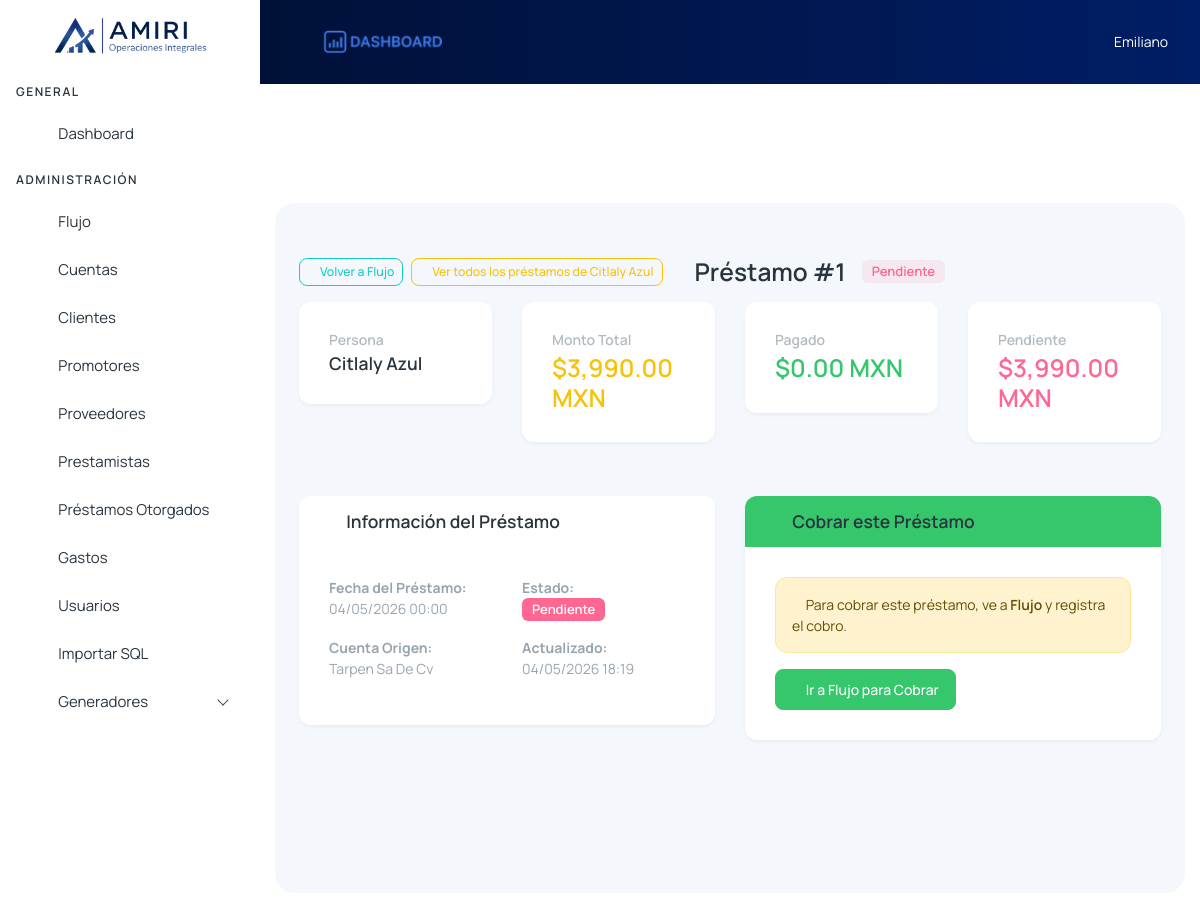
Page /detalle-prestamo-otorgado.php?id=1 (signed in) on the committed database.
### tables this page shows
CREATE TABLE `prestamos_otorgados` (
  `id` int(11) NOT NULL,
  `persona_nombre` varchar(150) NOT NULL COMMENT 'A quién se le prestó el dinero',
  `cuenta_id` int(11) DEFAULT NULL COMMENT 'Caja desde donde salió el préstamo',
  `monto_total` decimal(12,2) NOT NULL COMMENT 'Capital original entregado',
  `monto_pagado` decimal(12,2) NOT NULL DEFAULT 0.00 COMMENT 'Dinero que ya te han devuelto',
  `estado` enum('pendiente','parcial','pagado') NOT NULL DEFAULT 'pendiente',
  `fecha_prestamo` date NOT NULL COMMENT 'Fecha en que se otorgó el préstamo',
  `descripcion` text DEFAULT NULL,
  `activo` tinyint(1) DEFAULT 1,
  `creado_en` timestamp NULL DEFAULT current_timestamp(),
  `actualizado_en` timestamp NULL DEFAULT current_timestamp() ON UPDATE current_timestamp()
);

CREATE TABLE `cuentas` (
  `id` int(11) NOT NULL,
  `nombre` varchar(100) NOT NULL,
  `numero_cuenta` varchar(50) DEFAULT NULL,
  `banco` varchar(100) DEFAULT NULL,
  `tipo_cuenta` int(11) NOT NULL DEFAULT 1,
  `tipo_moneda` varchar(10) NOT NULL DEFAULT 'MXN',
  `saldo_actual` decimal(12,2) NOT NULL DEFAULT 0.00,
  `valor_mxn` decimal(14,2) NOT NULL DEFAULT 0.00,
  `es_caja_empresa` tinyint(1) DEFAULT 0,
  `documento_path` varchar(255) DEFAULT NULL,
  `activo` tinyint(1) DEFAULT 1,
  `creado_en` timestamp NULL DEFAULT current_timestamp(),
  `eliminado_en` timestamp NULL DEFAULT NULL,
  `eliminado_por` int(11) DEFAULT NULL
);

### detalle-prestamo-otorgado.php (the view, shortened to what this page needs)
<?php
$prestamo_id = filter_var($_GET['id'] ?? null, FILTER_VALIDATE_INT);
$pdo = getPDO();
$stmt = $pdo->prepare("
    SELECT p.*, c.nombre as cuenta_nombre
    FROM prestamos_otorgados p
    LEFT JOIN cuentas c ON p.cuenta_id = c.id
    WHERE p.id = ? AND p.activo = 1
");
$stmt->execute([$prestamo_id]);
$prestamo = $stmt->fetch(PDO::FETCH_ASSOC);
$pendiente = $prestamo['monto_total'] - $prestamo['monto_pagado'];
?>
<!DOCTYPE html>
<html lang="es">
<head>
    <link rel="stylesheet" href="src/assets/css/styles.min.css">
    <link rel="stylesheet" href="src/assets/css/icons/tabler-icons/tabler-icons.css">
    <link rel="stylesheet" href="https://cdn.datatables.net/1.13.6/css/dataTables.bootstrap5.min.css">
    <link rel="stylesheet" href="src/assets/css/dark-mode.css">
    <link rel="stylesheet" href="src/assets/css/dark-mode-extension.css">
    <link rel="stylesheet" href="src/assets/css/layout-custom.css">
</head>
<body>
    <div class="page-wrapper" id="main-wrapper" data-layout="vertical" data-navbarbg="skin6" data-sidebartype="full" data-sidebar-position="fixed" data-header-position="fixed">
        <?php include 'src/assets/partials/header.php'; ?>
        <?php include 'src/assets/partials/sidebar.php'; ?>
        <div class="body-wrapper">
            <div class="body-wrapper-inner">
                <div class="container-fluid px-4" style="max-width: 100%;">
                    <div class="row mb-3 mt-4">
                        <div class="col-12 d-flex align-items-center gap-2">
                            <a href="flujo.php" class="btn btn-outline-secondary btn-sm">
                                <i class="ti ti-arrow-left"></i> Volver a Flujo
                            </a>
                            <a href="detalle-deudor.php?nombre=<?= urlencode($prestamo['persona_nombre']) ?>" class="btn btn-outline-warning btn-sm">
                                <i class="ti ti-user"></i> Ver todos los préstamos de <?= htmlspecialchars($prestamo['persona_nombre']) ?>
                            </a>
                            <h3 class="mb-0"><i class="ti ti-coin"></i> Préstamo #<?= $prestamo_id ?></h3>
                            <span class="badge bg-<?= $prestamo['estado'] === 'pagado' ? 'success' : ($prestamo['estado'] === 'parcial' ? 'warning' : 'danger') ?> bg-opacity-10 text-<?= $prestamo['estado'] === 'pagado' ? 'success' : ($prestamo['estado'] === 'parcial' ? 'warning' : 'danger') ?> border-0 ms-2">
                                <?= ucfirst($prestamo['estado']) ?>
                            </span>
                        </div>
                    </div>
                    <div class="row mb-4">
                        <div class="col-md-3">
                            <div class="card shadow-sm border-primary">
                                <div class="card-body">
                                    <h6 class="text-muted mb-1">Persona</h6>
                                    <h5 class="mb-0"><?= htmlspecialchars($prestamo['persona_nombre']) ?></h5>
                                </div>
                            </div>
                        </div>
                        <div class="col-md-3">
                            <div class="card shadow-sm border-warning">
                                <div class="card-body">
                                    <h6 class="text-muted mb-1">Monto Total</h6>
                                    <h3 class="mb-0 text-warning">$<?= number_format($prestamo['monto_total'], 2) ?> MXN</h3>
                                </div>
                            </div>
                        </div>
                        <div class="col-md-3">
                            <div class="card shadow-sm border-success">
                                <div class="card-body">
                                    <h6 class="text-muted mb-1">Pagado</h6>
                                    <h3 class="mb-0 text-success">$<?= number_format($prestamo['monto_pagado'], 2) ?> MXN</h3>
                                </div>
                            </div>
                        </div>
                        <div class="col-md-3">
                            <div class="card shadow-sm border-danger">
                                <div class="card-body">
                                    <h6 class="text-muted mb-1">Pendiente</h6>
                                    <h3 class="mb-0 text-danger">$<?= number_format($pendiente, 2) ?> MXN</h3>
                                </div>
                            </div>
                        </div>
                    </div>
                    <div class="row">
                        <div class="col-md-6">
                            <div class="card">
                                <div class="card-header bg-white">
                                    <h5 class="mb-0"><i class="ti ti-info-circle"></i> Información del Préstamo</h5>
                                </div>
                                <div class="card-body">
                                    <div class="row">
                                        <div class="col-md-6 mb-3">
                                            <strong>Fecha del Préstamo:</strong><br>
                                            <?= date('d/m/Y H:i', strtotime($prestamo['fecha_prestamo'])) ?>
                                        </div>
                                        <div class="col-md-6 mb-3">
                                            <strong>Estado:</strong><br>
                                            <span class="badge bg-<?= $prestamo['estado'] === 'pagado' ? 'success' : ($prestamo['estado'] === 'parcial' ? 'warning' : 'danger') ?>">
                                                <?= ucfirst($prestamo['estado']) ?>
                                            </span>
                                        </div>
                                        <div class="col-md-6 mb-3">
                                            <strong>Cuenta Origen:</strong><br>
                                            <?= htmlspecialchars($prestamo['cuenta_nombre'] ?? 'N/A') ?>
                                        </div>
                                        <div class="col-md-6 mb-3">
                                            <strong>Actualizado:</strong><br>
                                            <?= date('d/m/Y H:i', strtotime($prestamo['actualizado_en'])) ?>
                                        </div>
                                    </div>
                                </div>
                            </div>
                        </div>
                        <div class="col-md-6">
                            <div class="card">
                                <div class="card-header bg-success text-white">
                                    <h5 class="mb-0"><i class="ti ti-cash"></i> Cobrar este Préstamo</h5>
                                </div>
                                <div class="card-body">
                                    <?php if ($prestamo['estado'] === 'pagado'): ?>
                                        <div class="alert alert-success">
                                            <i class="ti ti-check"></i> Este préstamo ya está pagado completamente.
                                        </div>
                                    <?php else: ?>
                                        <div class="alert alert-warning">
                                            <i class="ti ti-info-circle"></i> Para cobrar este préstamo, ve a <a href="flujo.php" class="alert-link">Flujo</a> y registra el cobro.
                                        </div>
                                        <a href="flujo.php" class="btn btn-success">
                                            <i class="ti ti-exchange"></i> Ir a Flujo para Cobrar
                                        </a>
                                    <?php endif; ?>
                                </div>
                            </div>
                        </div>
                    </div>
                </div>
            </div>
        </div>
    </div>
</body>
</html>

### src/assets/css/layout-custom.css (style rules this page uses)
@media (min-width: 1200px) { .body-wrapper { margin-left: 260px !important; padding-top: 65px !important; transition: margin-left 0.25s ease; } }

### rows in the picture
prestamos_otorgados: persona_nombre "Citlaly Azul", estado "Pendiente", monto_total "3,990.00", monto_pagado "0.00", pendiente "3,990.00", fecha_prestamo "04/05/2026 00:00", cuenta.nombre "Tarpen Sa De Cv", actualizado_en "04/05/2026 18:19"

### other values in the picture
$nombre_usuario "Emiliano"
$prestamo_id "1"
